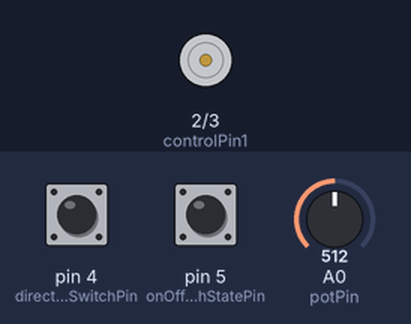
Bench run of a sketch on a simulated Arduino Uno, built with avr-gcc and run on an emulated ATmega328P. On the bench: motor-driver pin pairs drawn as motors (green arrow = first pin HIGH = forward, orange = second pin HIGH = backward, longer = more drive, scaled by the enable pin). The inputs (shaded band) are chosen by the test bench; at power-on: pin 4 (directionSwitchPin) LOW, pin 5 (onOffSwitchStatePin) LOW, A0 (potPin) = 512.

Above: at 1.2 s.
1.3 s: pin 4 (directionSwitchPin) pulled HIGH for 0.15 s
2.9 s: pin 5 (onOffSwitchStatePin) pulled HIGH for 0.15 s
At 3.4 s:
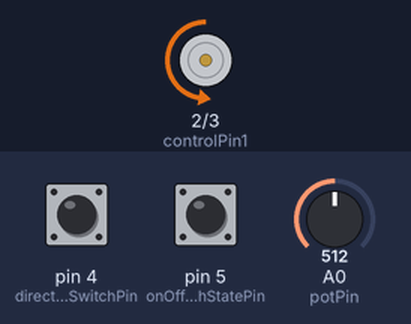
4.5 s: A0 (potPin) set to 716
At 5.7 s:
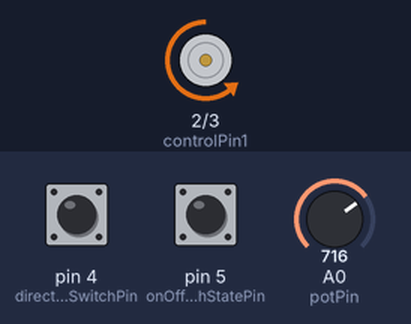
6.0 s: A0 (potPin) set to 900
At 6.9 s:
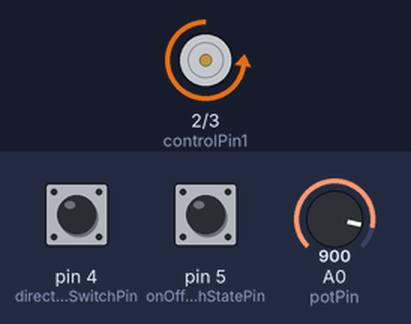
7.5 s: pin 4 (directionSwitchPin) pulled HIGH for 1 s
At 8.1 s:
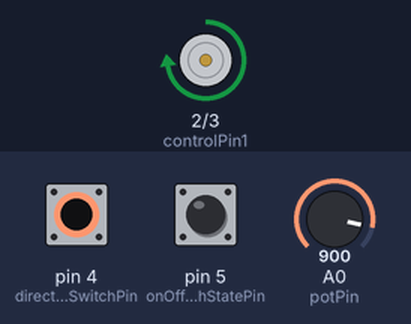
10.0 s: A0 (potPin) set to 511
At 11.2 s:
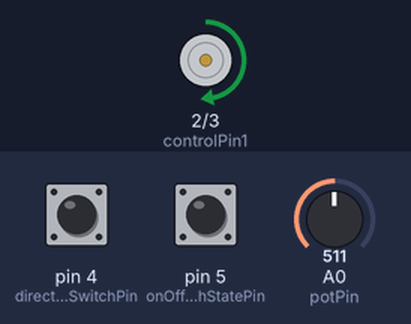
Timing chart, 0 to 12.5 s (numbered marks = the images above; inputs shaded):
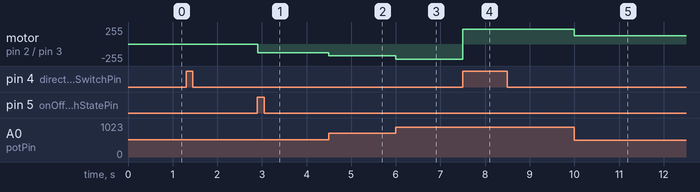

The sketch:

Project10.ino
```cpp
const int controlPin1 = 2;
const int controlPin2 = 3;
const int enablePin = 9;
const int directionSwitchPin = 4;
const int onOffSwitchStatePin = 5;
const int potPin = A0;

int onOffSwitchState = 0;
int previousOnOffSwitchState = 0;
int directionSwitchState = 0;
int previousDirectionSwitchState = 0;


int motorEnabled = 0;
int motorSpeed = 0;
int motorDirection = 1;


void setup()
{
	pinMode(directionSwitchPin, INPUT);
	pinMode(onOffSwitchStatePin, INPUT);
	pinMode(controlPin1, OUTPUT);
	pinMode(controlPin2, OUTPUT);
	pinMode(enablePin, OUTPUT);

	digitalWrite(enablePin, LOW); //So the motor is stopped when the program starts
}


void loop()
{
	//We read the state of the two switches
	onOffSwitchState = digitalRead(onOffSwitchStatePin);
	delay(1);

	directionSwitchState = digitalRead(directionSwitchPin);

	//We read the value of the potontiometer and divide it by 4
	//to provide the motor speed
	motorSpeed = analogRead(potPin) / 4;

	//If the on/off switch is pressed
	//We, then change the status of the motor
	if (onOffSwitchState != previousOnOffSwitchState)
		if (onOffSwitchState == HIGH)
			motorEnabled = !motorEnabled;

	//If the directio switch is pressed
	//We, then change the direction of the motor
	if (directionSwitchState != previousDirectionSwitchState)
		if (directionSwitchState == HIGH)
			motorDirection = !motorDirection;

	//If it is in the first direction
	//Pin 2 of the H-bridge will be HIGH
	//and pin 3 of the H-bridge will be LOW
	//And vice-versa
	if (motorDirection == 1) {
		digitalWrite(controlPin1, HIGH);
		digitalWrite(controlPin2, LOW);
	}
	else {
		digitalWrite(controlPin2, HIGH);
		digitalWrite(controlPin1, LOW);
	}

	//We check the status of the motor
	//If it is enabled we then turn the motor
	//else, we don't
	if (motorEnabled == 1)
		analogWrite(enablePin, motorSpeed);
	else
		analogWrite(enablePin, 0);

	//We save the state of the switches in the previous variable
	//so we can test in the next run through
	previousDirectionSwitchState = directionSwitchState;
	previousOnOffSwitchState = onOffSwitchState;
}
```

Measured:
- after the input at 2.9 s, motor on pin 2 (controlPin1) / pin 3 (controlPin2): stopped → backward 128/255 at once
- after the input at 4.5 s, motor on pin 2 (controlPin1) / pin 3 (controlPin2): backward 128/255 → backward 179/255 at once
- after the input at 6.0 s, motor on pin 2 (controlPin1) / pin 3 (controlPin2): backward 179/255 → backward 225/255 at once
- after the input at 7.5 s, motor on pin 2 (controlPin1) / pin 3 (controlPin2): backward 225/255 → forward 225/255 at once
- after the input at 10.0 s, motor on pin 2 (controlPin1) / pin 3 (controlPin2): forward 225/255 → forward 127/255 at once
